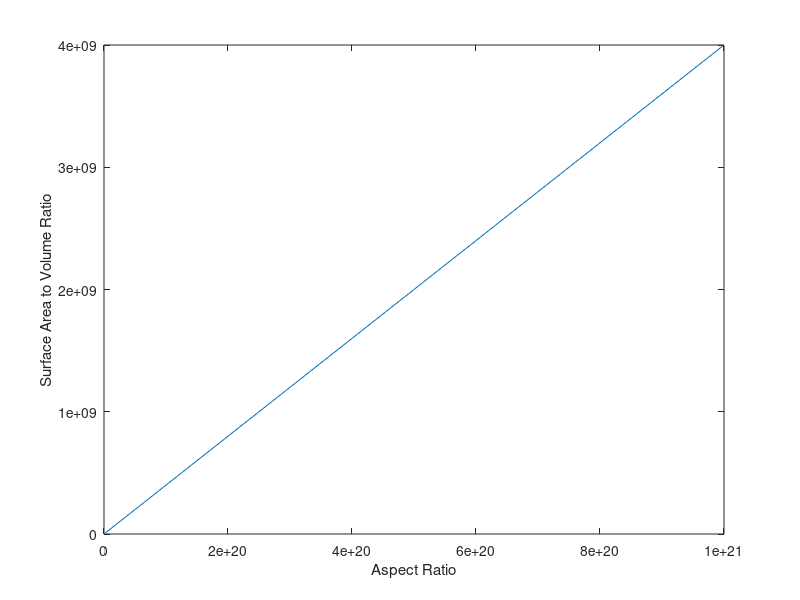

Source code (MATLAB):
clc;clear;
length1=0.01;
dia1=0.01;
volume=(pi*(dia1/2)^2)*length1;
SA1=(pi*dia1*length1)+(2*pi*(dia1/2)^2);
SAVratio=SA1/volume;
diameters=1e-9:0.01:1;
ARs=[];
SAVratios=[];
for i=1:length(diameters)
    len=volume/(pi*(diameters(i)/2)^2);
    ARs(i)=len/diameters(1);
    SA=(pi*diameters(1)*len)+(2*pi*(diameters(1)/2)^2);
    SAVratios(i)=SA/volume;
end
plot(ARs,SAVratios)
xlabel('Aspect Ratio')
ylabel('Surface Area to Volume Ratio')